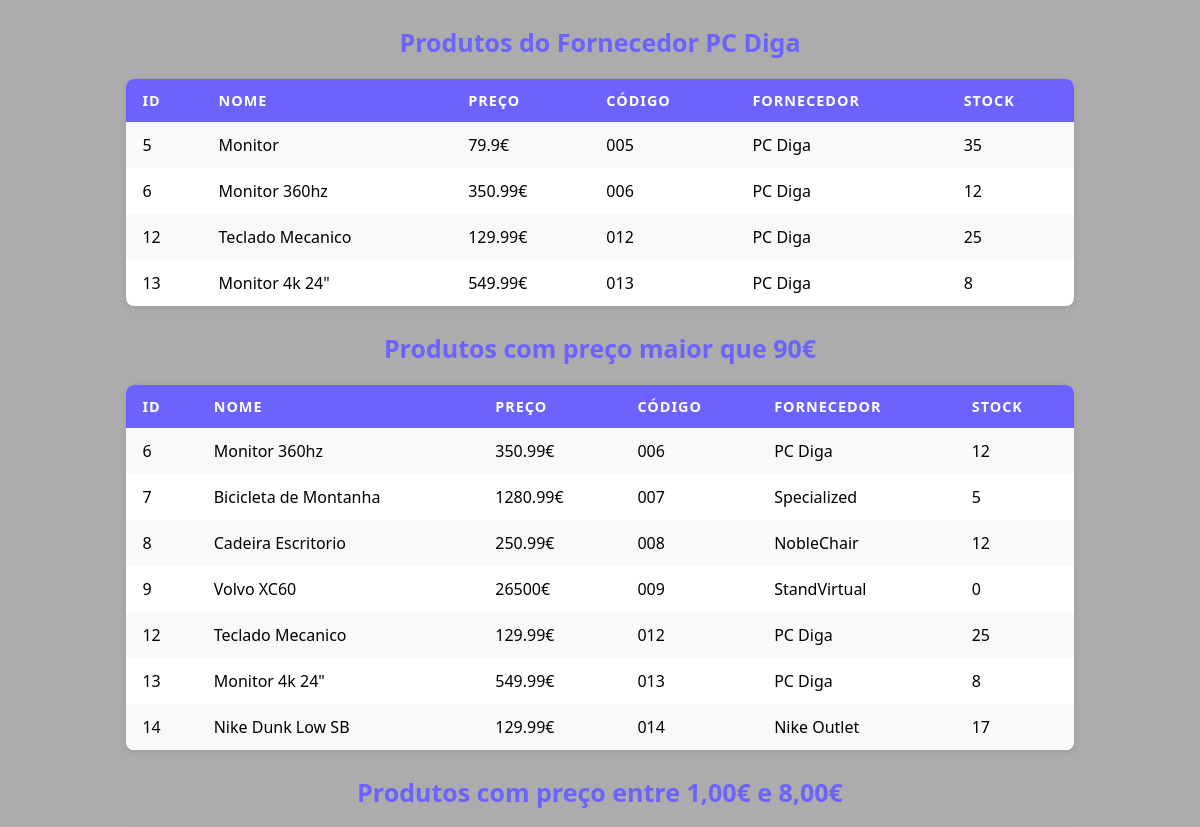
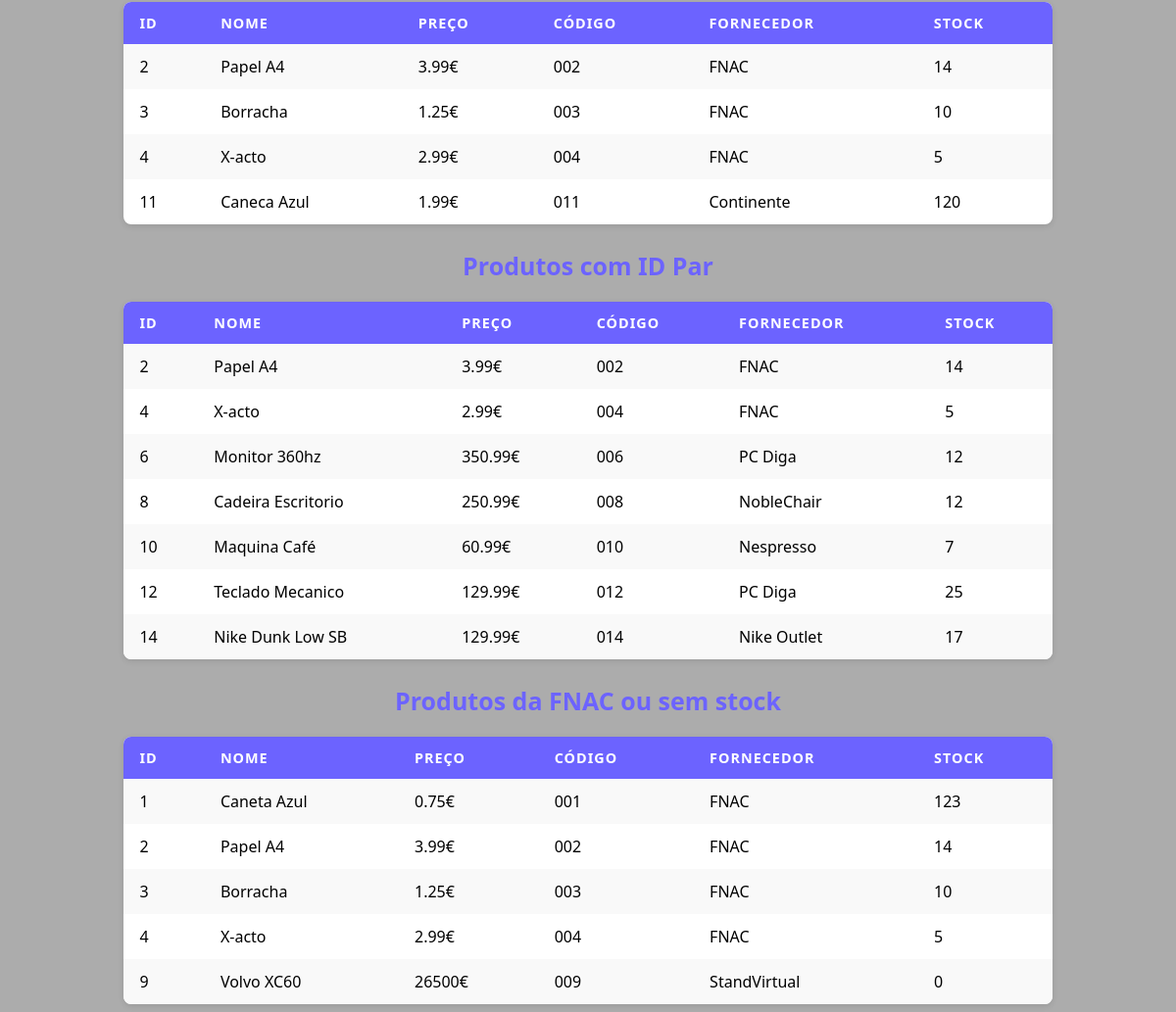
Screenshot of /exemplo_01/index.php with the database file from the repository (2 pictures, top to bottom).
### tables this page shows
CREATE TABLE `produtos` (
  `id` int(11) NOT NULL,
  `nome` varchar(50) NOT NULL,
  `preco` double NOT NULL,
  `codigo` varchar(3) NOT NULL,
  `fornecedor` varchar(100) NOT NULL,
  `stock` int(11) NOT NULL
);

### exemplo_01/helpers/base_dados_helper.php (called while the page is built)
<?php
$bd = [
  "host"=>"localhost",
  "dbname" => "codemaster_bd",
  "user" => "root",
  "pass" =>"",
];
$pdo = new PDO("mysql:host=$bd[host];dbname=$bd[dbname];charset=utf8mb4;","$bd[user]","$bd[pass]");
function select_sql($sql){
  global $pdo;
  $consulta = $pdo->query($sql);
  $resultado = $consulta->fetchAll(PDO::FETCH_ASSOC);
  return $resultado;
}
?>

### exemplo_01/index.php (the view, shortened to what this page needs)
<?php
require_once "helpers/base_dados_helper.php";
$produtos1 = select_sql("SELECT * FROM produtos WHERE fornecedor='PC Diga'");
$produtos2 = select_sql("SELECT * FROM produtos WHERE preco > 90");
$produtos3 = select_sql("SELECT * FROM produtos WHERE preco > 1 AND preco < 8");
$produtos4 = select_sql("SELECT * FROM produtos WHERE id % 2 = 0");
$produtos5 = select_sql("SELECT * FROM produtos WHERE fornecedor ='FNAC' OR stock = 0");
?>
<!DOCTYPE html>
<html lang="pt">
<head>
  <link rel="stylesheet" href="style.css">
</head>
<body>
  <h3>Produtos do Fornecedor PC Diga</h3>
  <table>
    <tr>
      <th>ID</th>
      <th>Nome</th>
      <th>Preço</th>
      <th>Código</th>
      <th>Fornecedor</th>
      <th>Stock</th>
    </tr>
    <?php foreach ($produtos1 as $p): ?>
      <tr>
        <td><?= $p["id"] ?></td>
        <td><?= $p["nome"] ?></td>
        <td><?= $p["preco"] ?>€</td>
        <td><?= $p["codigo"] ?></td>
        <td><?= $p["fornecedor"] ?></td>
        <td><?= $p["stock"] ?></td>
      </tr>
    <?php endforeach; ?>
  </table>
    <h3>Produtos com preço maior que 90€</h3>
  <table>
    <tr>
      <th>ID</th>
      <th>Nome</th>
      <th>Preço</th>
      <th>Código</th>
      <th>Fornecedor</th>
      <th>Stock</th>
    </tr>
    <?php foreach ($produtos2 as $p): ?>
      <tr>
        <td><?= $p["id"] ?></td>
        <td><?= $p["nome"] ?></td>
        <td><?= $p["preco"] ?>€</td>
        <td><?= $p["codigo"] ?></td>
        <td><?= $p["fornecedor"] ?></td>
        <td><?= $p["stock"] ?></td>
      </tr>
    <?php endforeach; ?>
  </table>
    <h3>Produtos com preço entre 1,00€ e 8,00€</h3>
  <table>
    <tr>
      <th>ID</th>
      <th>Nome</th>
      <th>Preço</th>
      <th>Código</th>
      <th>Fornecedor</th>
      <th>Stock</th>
    </tr>
    <?php foreach ($produtos3 as $p): ?>
      <tr>
        <td><?= $p["id"] ?></td>
        <td><?= $p["nome"] ?></td>
        <td><?= $p["preco"] ?>€</td>
        <td><?= $p["codigo"] ?></td>
        <td><?= $p["fornecedor"] ?></td>
        <td><?= $p["stock"] ?></td>
      </tr>
    <?php endforeach; ?>
  </table>
    <h3>Produtos com ID Par</h3>
  <table>
    <tr>
      <th>ID</th>
      <th>Nome</th>
      <th>Preço</th>
      <th>Código</th>
      <th>Fornecedor</th>
      <th>Stock</th>
    </tr>
    <?php foreach ($produtos4 as $p): ?>
      <tr>
        <td><?= $p["id"] ?></td>
        <td><?= $p["nome"] ?></td>
        <td><?= $p["preco"] ?>€</td>
        <td><?= $p["codigo"] ?></td>
        <td><?= $p["fornecedor"] ?></td>
        <td><?= $p["stock"] ?></td>
      </tr>
    <?php endforeach; ?>
  </table>
    <h3>Produtos da FNAC ou sem stock</h3>
  <table>
    <tr>
      <th>ID</th>
      <th>Nome</th>
      <th>Preço</th>
      <th>Código</th>
      <th>Fornecedor</th>
      <th>Stock</th>
    </tr>
    <?php foreach ($produtos5 as $p): ?>
      <tr>
        <td><?= $p["id"] ?></td>
        <td><?= $p["nome"] ?></td>
        <td><?= $p["preco"] ?>€</td>
        <td><?= $p["codigo"] ?></td>
        <td><?= $p["fornecedor"] ?></td>
        <td><?= $p["stock"] ?></td>
      </tr>
    <?php endforeach; ?>
  </table>
</body>
</html>

### exemplo_01/style.css (style rules this page uses)
body { font-family: "Segoe UI", Roboto, sans-serif; background-color: #acacac; }
h3 { color: #6c63ff; margin-bottom: 20px; text-align: center; font-size: 25px; }
table { width: 80%; border-collapse: collapse; margin: 0 auto; background-color: #fff; box-shadow: 0 2px 6px rgba(0,0,0,0.1); border-radius: 8px; overflow: hidden; }
th, td { padding: 12px 16px; text-align: left; }
th { background-color: #6c63ff; color: #fff; text-transform: uppercase; font-size: 0.9rem; letter-spacing: 1px; }
tr:nth-child(even) { background-color: #f9f9f9; }

### rows the page displays
produtos: id "5", nome "Monitor", preco "79.9", codigo "005", fornecedor "PC Diga", stock "35"
produtos: id "6", nome "Monitor 360hz", preco "350.99", codigo "006", fornecedor "PC Diga", stock "12"
produtos: id "12", nome "Teclado Mecanico", preco "129.99", codigo "012", fornecedor "PC Diga", stock "25"
produtos: id "13", nome "Monitor 4k 24\"", preco "549.99", codigo "013", fornecedor "PC Diga", stock "8"
produtos: id "7", nome "Bicicleta de Montanha", preco "1280.99", codigo "007", fornecedor "Specialized", stock "5"
produtos: id "8", nome "Cadeira Escritorio", preco "250.99", codigo "008", fornecedor "NobleChair", stock "12"
produtos: id "9", nome "Volvo XC60", preco "26500", codigo "009", fornecedor "StandVirtual", stock "0"
produtos: id "14", nome "Nike Dunk Low SB", preco "129.99", codigo "014", fornecedor "Nike Outlet", stock "17"
produtos: id "2", nome "Papel A4", preco "3.99", codigo "002", fornecedor "FNAC", stock "14"
produtos: id "3", nome "Borracha", preco "1.25", codigo "003", fornecedor "FNAC", stock "10"
produtos: id "4", nome "X-acto", preco "2.99", codigo "004", fornecedor "FNAC", stock "5"
produtos: id "11", nome "Caneca Azul", preco "1.99", codigo "011", fornecedor "Continente", stock "120"
produtos: id "10", nome "Maquina Café", preco "60.99", codigo "010", fornecedor "Nespresso", stock "7"
produtos: id "1", nome "Caneta Azul", preco "0.75", codigo "001", fornecedor "FNAC", stock "123"
